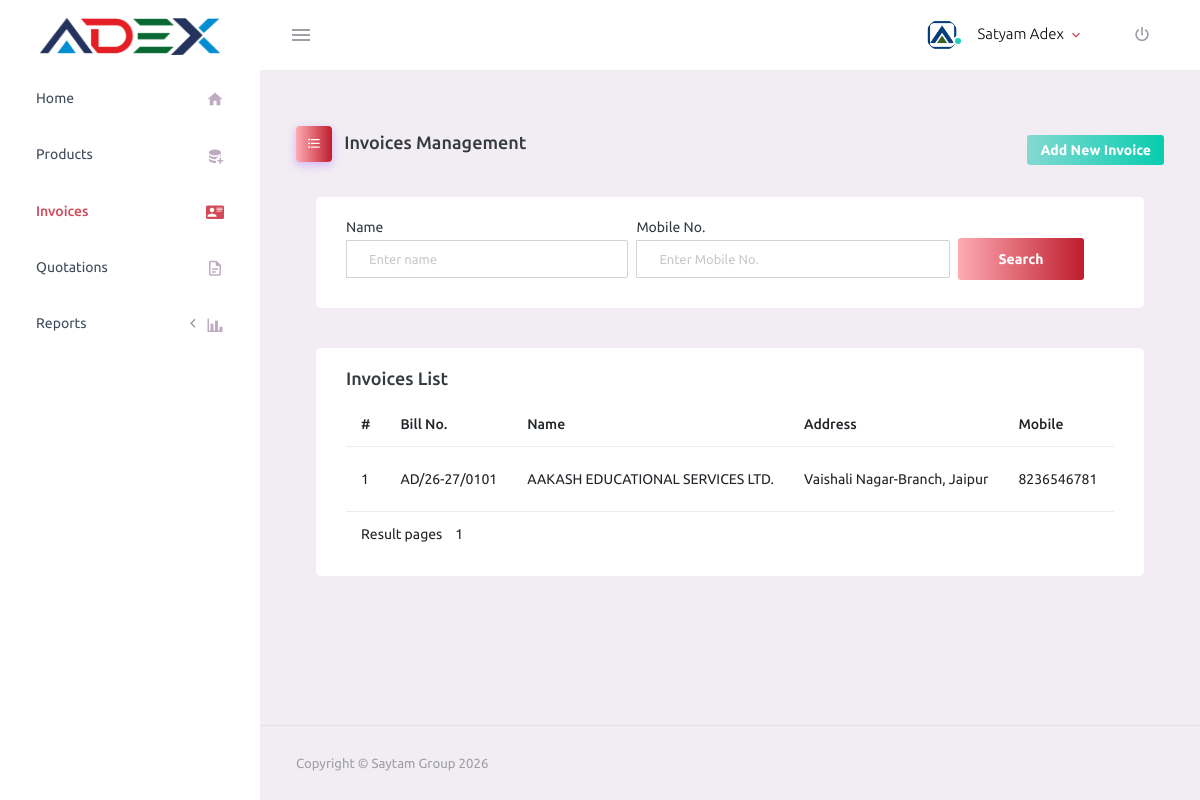
/registration.html (signed in), run on the app's committed database.
### tables this page shows
CREATE TABLE `registrations` (
  `id` int NOT NULL,
  `user_id` int DEFAULT '0',
  `name` varchar(255) DEFAULT NULL,
  `fname` varchar(255) DEFAULT NULL,
  `party_gst_no` varchar(16) DEFAULT NULL,
  `order_no` varchar(55) DEFAULT NULL,
  `order_date` varchar(255) DEFAULT NULL,
  `address` text,
  `mobile` varchar(32) DEFAULT NULL,
  `aadhar_no` varchar(32) DEFAULT NULL,
  `sale_type` varchar(64) DEFAULT NULL,
  `cgst` varchar(16) DEFAULT '0',
  `sgst` varchar(16) DEFAULT '0',
  `igst` varchar(16) DEFAULT '0',
  `total_amount` decimal(10,2) DEFAULT '0.00',
  `financial_year_id` int DEFAULT NULL,
  `billing_no` varchar(255) DEFAULT NULL,
  `component_ids` varchar(255) DEFAULT NULL,
  `valid_certificate_no` varchar(255) DEFAULT NULL,
  `payment_mode` varchar(255) DEFAULT 'Credit',
  `note` text,
  `created_at` datetime DEFAULT NULL
);

### Registration/index.php (the view, shortened to what this page needs)
<?php
$sqlData = "where id > 0";
$PostName = $PostAadharNo = $PostMobileNo = '';
$perpage = 10;
if(!isset($_GET["page"]) || $_GET["page"] ==""){
    $page=1;
}else{
    $page=$_GET["page"];
}
$starter = (($page -1)*$perpage);
$sql = "SELECT * from registrations $sqlData order by created_at desc limit $starter, $perpage ";
$sql2 = "SELECT * from registrations $sqlData order by created_at desc";
$statement2 = $conn->prepare($sql2);
if(!$statement2->execute()){
    $returned_data['response_code'] = "-2";
    $returned_data['response_message'] = "Server error code -2(failed query)";
}
if ($statement2->rowCount() > 0){
    $statement2->setFetchMode(PDO::FETCH_ASSOC);
    $rows =$statement2->fetchAll();
    $countRows = $statement2->rowCount();
    $totalPages= ceil($countRows/$perpage);
}
$action = isset($_GET["action"])?$_GET["action"]:'';
$urlPrmas = "&action=". $action."&name=".$PostName."&aadhar_no=".$PostAadharNo."&mobile_no=".$PostMobileNo;
?>
<div class="main-panel">
<div class="content-wrapper">
  <div class="page-header">
    <h3 class="page-title"> <span class="page-title-icon bg-gradient-primary text-white mr-2"> <i class="mdi mdi-format-list-bulleted menu-icon"></i> </span> Invoices Management </h3>
    <a href="<?php echo LINK_PATH.'add-registration.html'; ?>" class="btn btn-sm btn-gradient-success mb-2 pull-right" style="margin-top: 21px;">Add New Invoice</a>
  </div>
  <div class="row">
    <div class="col-md-12 ">
      <div class="col-md-12 grid-margin stretch-card">
        <div class="card">
          <div class="card-body">
            <form class="form-inline searchForm" method="get" action="">
              <div class="input-group mb-2 mr-sm-2">
                <label>Name</label>
                <input type="text" class="form-control" id="name" name="name" placeholder="Enter name" value="<?php echo $PostName; ?>">
              </div>
              <div class="input-group mb-2 mr-sm-2">
                <label>Mobile No.</label>
                <input type="text" class="form-control" id="mobile_no" name="mobile_no" placeholder="Enter Mobile No." value="<?php echo $PostMobileNo; ?>">
              </div>
              <button type="submit" class="btn btn-gradient-primary mb-2" style="margin-top: 21px;">Search</button>
            </form>
          </div>
        </div>
      </div>
      <div class="col-md-12 grid-margin stretch-card">
        <div class="card">
          <div class="card-body">
            <h4 class="card-title">Invoices List</h4>
            <div class="table-responsive">
              <table class="table">
                <thead>
                  <tr>
                    <th> # </th>
                    <th> Bill No. </th>
                    <th> Name </th>
                    <th> Address </th>
                    <th> Mobile </th>
                  </tr>
                </thead>
                <tbody>
                  <?php
                $statement = $conn->prepare($sql);
                if(!$statement->execute()){
                    $returned_data['response_code'] = "-2";
                    $returned_data['response_message'] = "Server error code -2(failed query)";
                }
                if ($statement->rowCount() > 0){
                    $statement->setFetchMode(PDO::FETCH_ASSOC);
                    $rows =$statement->fetchAll();
                foreach($rows as $key => $row){
                    ?>
                  <tr>
                    <td><?php echo $key+1; ?></td>
                    <td><?php echo $row['billing_no']; ?></td>
                    <td><?php echo $row['name']; ?></td>
                    <td><?php echo $row['address']; ?></td>
                    <td><?php echo $row['mobile']; ?></td>
                  </tr>
                  <?php
                }
                ?>
                  <tr style="padding-bottom:20px">
                    <td colspan="9" class="admlsttxt">Result pages
                      <?php }
                            $start = $page-5;
                            if ($start <1)$start =1;
                            $ends = $page+5;
                            if ($ends > $totalPages)$ends =  $totalPages;
                            for ($i=$start;$i<=$ends;$i++){
                            if ($i== $page){
                                ?>
                      <?php echo $i;?>&nbsp;&nbsp;
                      <?php }else{ ?>
                      <a class="pageLink" href="<?php echo "registration.html?&page=".$i.$urlPrmas;?>" ><?php echo $i; ?></a>&nbsp;&nbsp;
                      <?php
                            }
                            }
                            if($totalPages > $page){ ?>
                      <?php if ($page <> $totalPages){ ?>
                      <a class="pageLink" href="<?php echo "registration.html?page=".($totalPages).$urlPrmas; ?>" >Last Page</a>&nbsp;&nbsp;&nbsp;&nbsp;<strong>(</strong><?php echo $page .'&nbsp;&nbsp;<strong>of</strong>&nbsp;&nbsp;'.$totalPages ?><strong>)</strong>
                      <?php } ?></td>
                  </tr>
                  <?php
                }
                ?>
                </tbody>
              </table>
            </div>
          </div>
        </div>
      </div>
    </div>
  </div>
</div>

### Registration/index.php (style rules this page uses)
.searchForm label { display: block; width: 100%; font-size: 14px; margin-bottom: 5px; }

### data on the page
registrations: billing_no "AD/26-27/0101", name "AAKASH EDUCATIONAL SERVICES LTD.", address "Vaishali Nagar-Branch, Jaipur", mobile "8236546781"

### other printed values
$_SESSION['Name'] "Satyam Adex"
